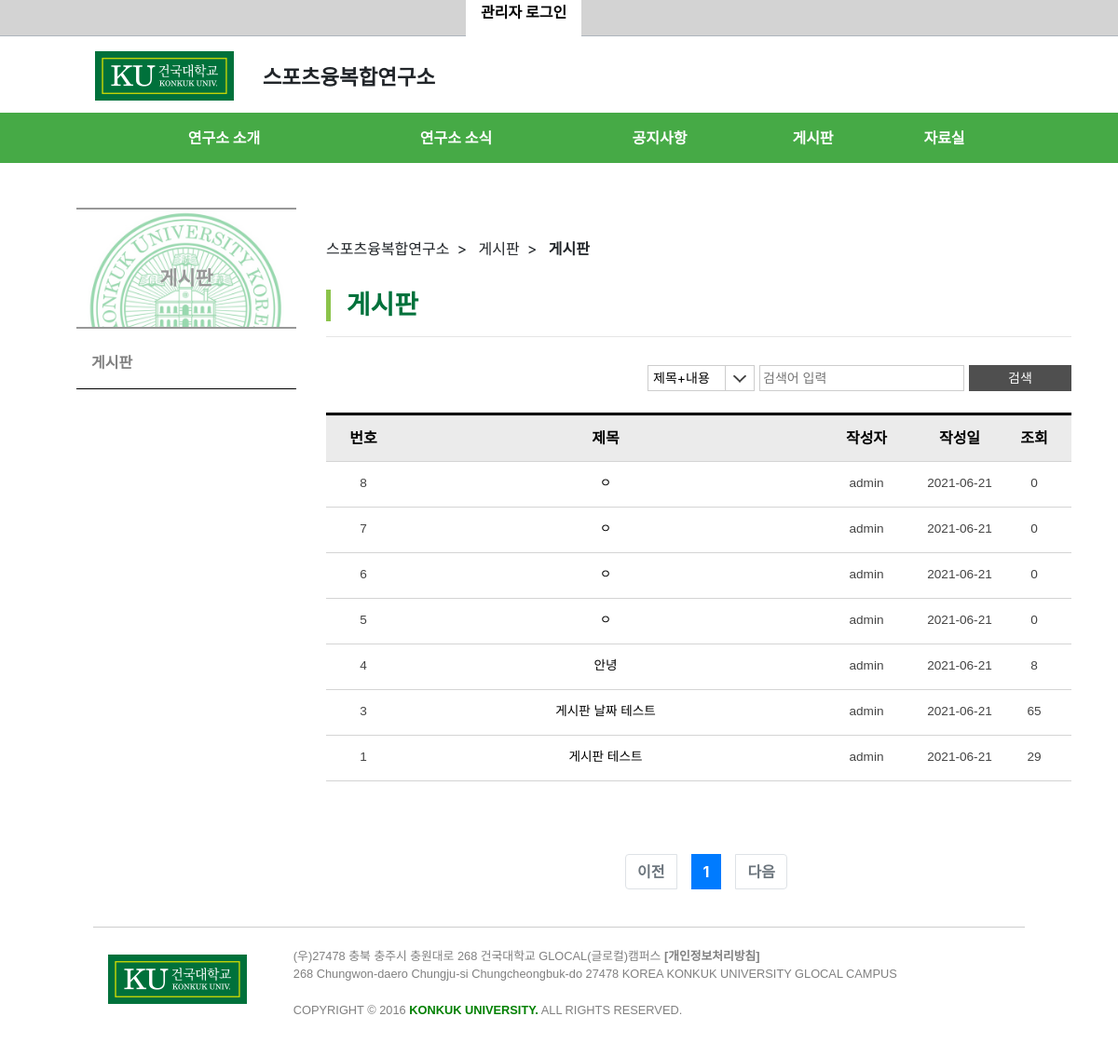
Page /board/ on the earlier database version.
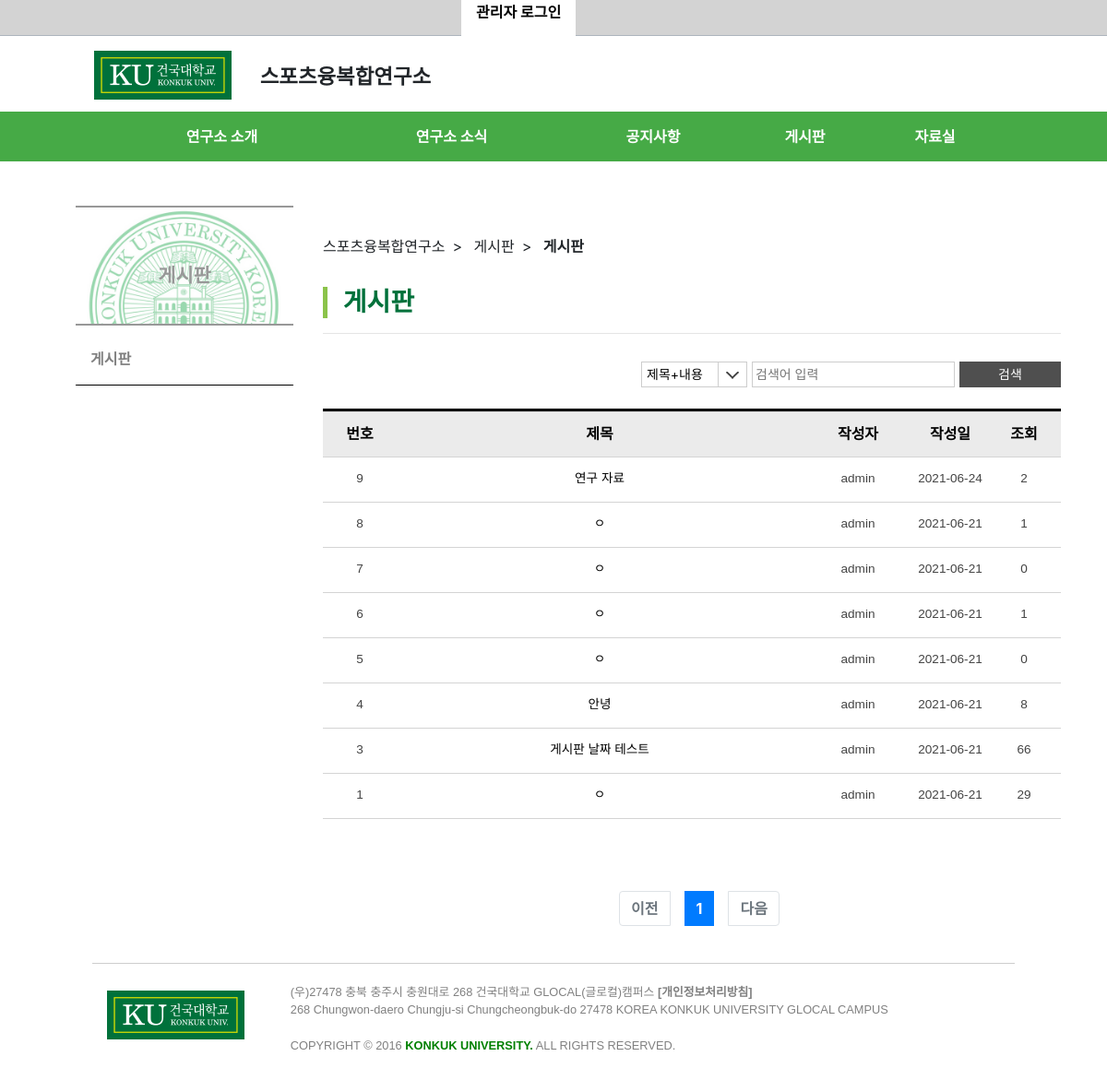
Same page on the later database version.
### board/models.py (models this page shows, shortened)
class Board(models.Model):
    title = models.TextField(max_length=40, null=True)
    content = models.TextField()
    user = models.ForeignKey(User, on_delete=models.DO_NOTHING, null=True)
    created_date = models.DateTimeField(auto_now_add=True)
    hit = models.PositiveIntegerField(default=0)

### board/views.py (the view)
# urls.py: path('board/', board, name="board"),
def board(request):
    board = Board.objects.all().order_by('-pk')
    page = request.GET.get('page', '1')
    paginator = Paginator(board, '10')
    page_obj = paginator.get_page(page)
    context = {
        'board': board,
        'page_obj': page_obj,
    }
    return render(request, 'board.html', context)

### board/templates/board.html (shortened to what the changed rows need)
{% extends 'base.html' %}
{% load static %}
{% block content %}
<div class="board_container">
    <div class="board_content">
        <div class="board_box">
            <table class="grid">
                <colgroup>
                </colgroup>
                <thead>
                    <tr>
                        <th scope="col">번호</th>
                        <th scope="col">제목</th>
                        <th scope="col">작성자</th>
                        <th scope="col">작성일</th>
                        <th scope="col">조회</th>
                    </tr>
                </thead>
                <tbody>
                {% for list in page_obj %}
                    <tr>
                        <td>{{ list.pk }}</td>
                        <td class="title_hover"><a href="{% url 'detail' list.pk %}" style="color: black; text-decoration: none;">{{ list.title }}</a></td>
                        <td>{{ list.user }}</td>
                        <td>{{ list.created_date|date:"Y-m-d" }}</td>
                        <td>{{ list.hit }}</td>
                    </tr>
                {% endfor %}
                </tbody>
            </table>
        </div>
        <div class="paginate">
            <div id="paging">
                <ul class="pagination justify-content-center" style="margin-top: 2rem;">
                    {% for page_number in page_obj.paginator.page_range %}
                    {% if page_number == page_obj.number %}
                    <li class="page-item active" aria-current="page">
                        <a class="page-link" href="/board/?page={{ page_number }}">{{ page_number }}</a>
                    </li>
                    {% else %}
                    <li class="page-item">
                        <a class="page-link" href="/board/?page={{ page_number }}">{{ page_number }}</a>
                    </li>
                    {% endif %}
                    {% endfor %}
                </ul>
            </div>
        </div>
    </div>
</div>
{% endblock%}

Differences in the rows shown:
added Board: pk "9", title "연구 자료", user "admin", created_date "2021-06-24", hit "2"
changed Board id 8: hit "0" → "1"
changed Board id 6: hit "0" → "1"
changed Board "게시판 날짜 테스트": hit "65" → "66"
changed Board id 1: title "게시판 테스트" → "ㅇ"
